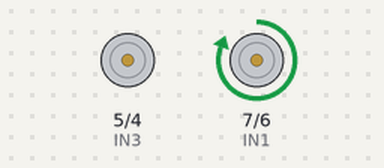
Recording of a sketch running on a simulated Arduino Uno, built with avr-gcc and run on an emulated ATmega328P. Shown: motor-driver pin pairs drawn as motors (green arrow = first pin HIGH = forward, orange = second pin HIGH = backward, longer = more drive).

Above: at 2.5 s.
At 6.0 s:
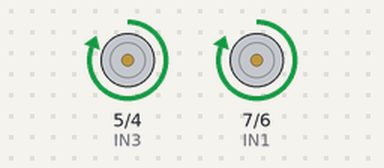
At 12.0 s:
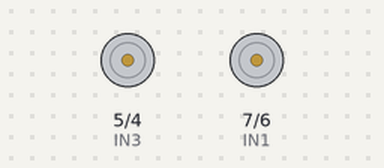
Timing chart, 0 to 22.1 s (numbered marks = the images above):
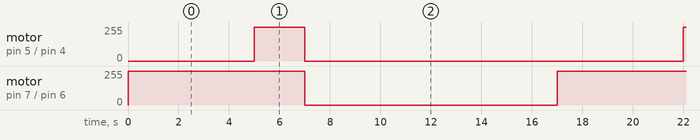

The sketch:

_i_ch_1.ino
```cpp
#define IN1 7
#define IN2 6
#define IN3 5
#define IN4 4

#define MAX_SPEED 225
#define MIN_SPEED 0
void setup()
{
  pinMode(IN1, OUTPUT);
  pinMode(IN2, OUTPUT);
  pinMode(IN3, OUTPUT);
  pinMode(IN4, OUTPUT);
}


void motor_1_Stop(){
  digitalWrite(IN1, LOW);
  digitalWrite(IN2, LOW);
}

void motor_2_Stop(){
  digitalWrite(IN3, LOW);
  digitalWrite(IN4, LOW);
}

void motor_1_Dash(int speed) {
  speed = constrain(speed, MIN_SPEED, MAX_SPEED);
  digitalWrite(IN1, HIGH);
  analogWrite(IN2, 225 - speed);
}

void motor_2_Dash(int speed) {
  speed = constrain(speed, MIN_SPEED, MAX_SPEED);
  analogWrite(IN3, speed);
  digitalWrite(IN4, LOW);
}

void motor_2_Reverse(int speed) {
  speed = constrain(speed, MIN_SPEED, MAX_SPEED);
  digitalWrite(IN3, HIGH);
  analogWrite(IN4, 225 - speed);
}

void loop() {
  motor_1_Dash(MAX_SPEED);
  delay(5000);
  motor_2_Reverse(MAX_SPEED);
  delay(2000);
  motor_1_Stop();
  motor_2_Stop();
  delay(10000);

}
```

Measured:
- by itself, motor on pin 5 (IN3) / pin 4 (IN4): alternates forward 255/255 for 2.0 s and stopped for 15.0 s
- by itself, motor on pin 7 (IN1) / pin 6 (IN2): alternates forward 255/255 for 7.0 s and stopped for 10.0 s
